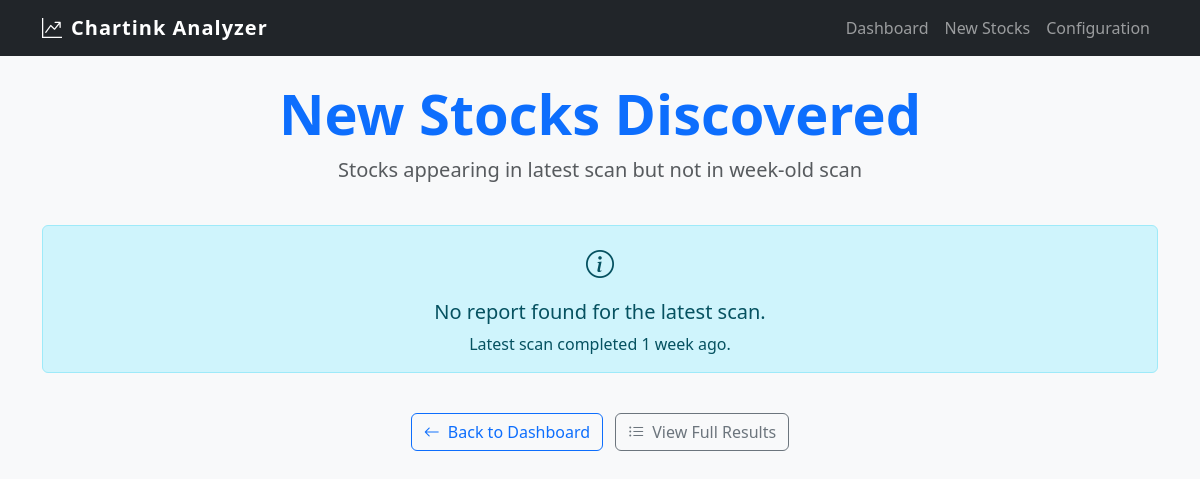
/analyzer/new-stocks/, run on an earlier commit of the app's database.
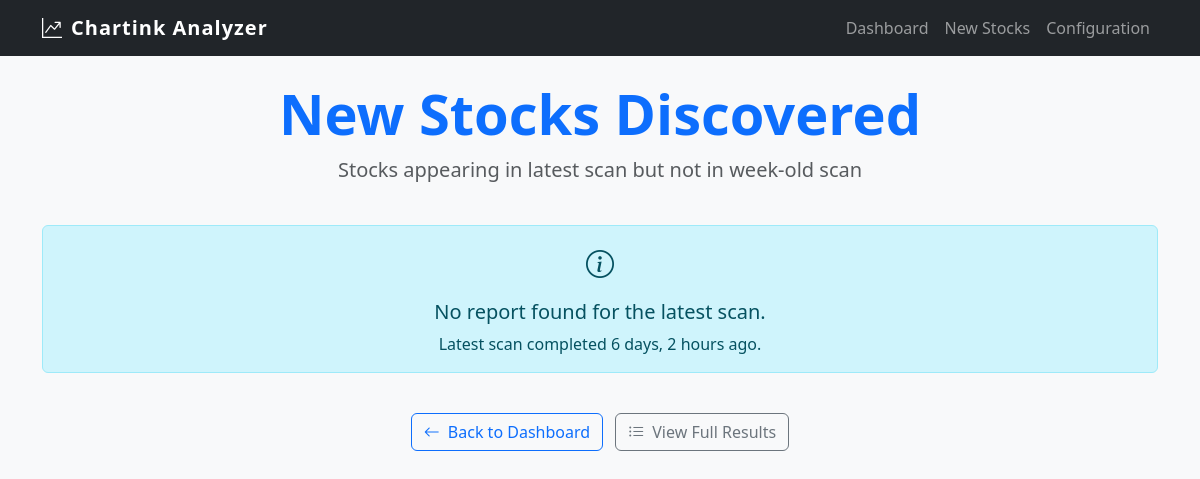
And on a later commit of the database.
### analyzer/models.py (models this page shows, shortened)
class ScanJob(models.Model):
    STATUS_CHOICES = [
        ('PENDING', 'Pending'),
        ('RUNNING', 'Running'),
        ('COMPLETED', 'Completed'),
        ('FAILED', 'Failed'),
    ]
    status = models.CharField(max_length=20, choices=STATUS_CHOICES, default='PENDING')
    progress = models.IntegerField(default=0, help_text="Progress from 0 to 100")
    started_at = models.DateTimeField(null=True, blank=True)
    completed_at = models.DateTimeField(null=True, blank=True)
    log = models.TextField(blank=True, help_text="Log output for debugging")

### analyzer/views.py (the view, shortened to what this page needs)
# urls.py: path('new-stocks/', views.new_stocks_view, name='new_stocks'),
def new_stocks_view(request):
    recent_job = ScanJob.objects.filter(status='COMPLETED').order_by('-completed_at').first()
    if not recent_job:
        context = {
            'error_message': 'No completed scans found. Please run a scan first.'
        }
        return render(request, 'analyzer/new_stocks.html', context)
    comparison_data, error = find_new_stocks(recent_job.id)
    if error:
        context = {
            'error_message': error,
            'recent_job': recent_job
        }
        return render(request, 'analyzer/new_stocks.html', context)

### analyzer/services.py (called while the page is built, shortened)
def find_new_stocks(latest_job_id):
    try:
        latest_report = ScanReport.objects.filter(job_id=latest_job_id).first()
        if not latest_report:
            return None, "No report found for the latest scan."
    except Exception as e:
        return None, f"Error comparing scans: {str(e)}"

### analyzer/templates/analyzer/new_stocks.html (shortened to what this page needs)
{% extends 'analyzer/base.html' %}
{% block content %}
<div class="row mb-4">
    <div class="col-md-12 text-center">
        <h1 class="display-4 fw-bold text-primary">New Stocks Discovered</h1>
        <p class="lead text-muted">Stocks appearing in latest scan but not in week-old scan</p>
    </div>
</div>
{% if error_message %}
<div class="row">
    <div class="col-md-12">
        <div class="alert alert-info text-center">
            <i class="bi bi-info-circle fs-3 d-block mb-3"></i>
            <h5>{{ error_message }}</h5>
            {% if recent_job %}
            <p class="mb-0">Latest scan completed {{ recent_job.completed_at|timesince }} ago.</p>
            {% endif %}
        </div>
    </div>
</div>
{% endif %}
<div class="row mt-4">
    <div class="col-md-12 text-center">
        <a href="{% url 'dashboard' %}" class="btn btn-outline-primary">
            <i class="bi bi-arrow-left me-2"></i>Back to Dashboard
        </a>
        {% if recent_job %}
        <a href="{% url 'result_detail' recent_job.id %}" class="btn btn-outline-secondary ms-2">
            <i class="bi bi-list-ul me-2"></i>View Full Results
        </a>
        {% endif %}
    </div>
</div>
{% endblock %}

What changed in the data, as far as the page shows it:
no longer on this page (row unchanged): ScanJob: completed_at "1 week"
added ScanJob: completed_at "6 days, 2 hours"
